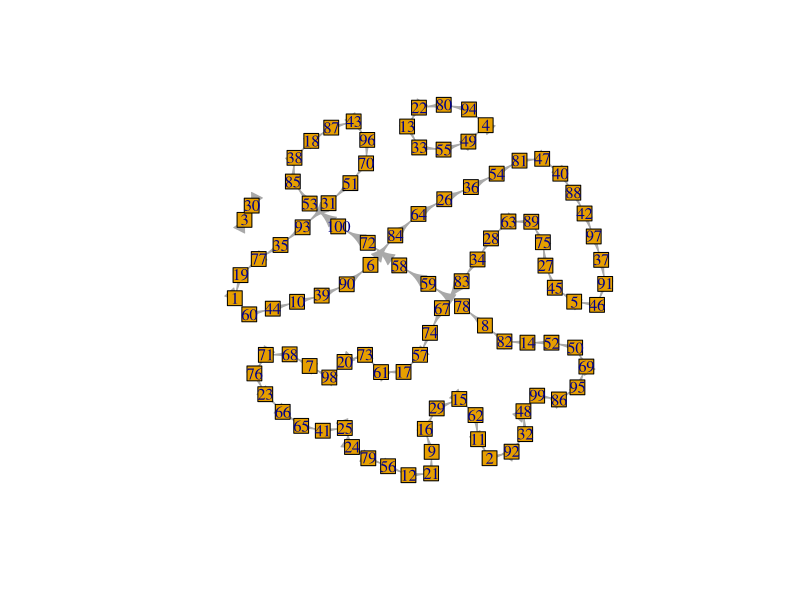
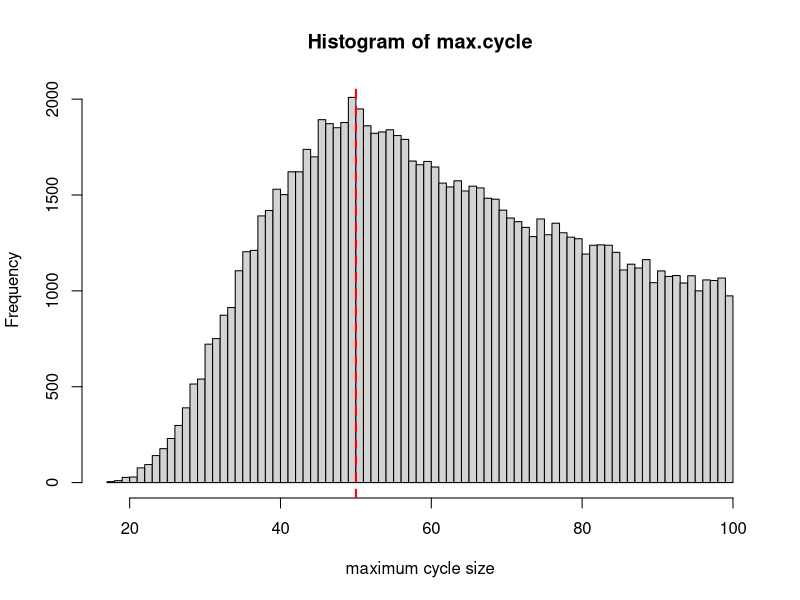

Recreate these plots in R, in order. (Note: a time limit stopped this script after it produced the figures.)
## The 100 prisoners problem is a mathematical problem in probability
## theory and combinatorics. In this problem, 100 numbered prisoners
## must find their own numbers in one of 100 drawers in order to
## survive. The rules state that each prisoner may open only 50
## drawers and cannot communicate with other prisoners. At first
## glance, the situation appears hopeless, but a clever strategy
## offers the prisoners a realistic chance of survival. Danish
## computer scientist Peter Bro Miltersen first proposed the problem
## in 2003.
##
## See more details: https://en.wikipedia.org/wiki/100_prisoners_problem


##------------------------------------------------------------------------
## Define optimal "follow-the-box" strategy: choose box with own
## number, check and then go to next box according to number in the
## last box. Repeat until your number is found or fail if 50 steps
## are exceeded.
## ------------------------------------------------------------------------

followBox <- function(boxes, i) {
    kmax <- length(boxes)/2
    for(k in 1:kmax) {
        if(k==1) {
            next.box <- i  ## start with box with own number
            ##next.box <- sample(100,1)            
        } else {
            next.box <- boxes[last.box]
        }
        if(boxes[next.box]==i) return(TRUE)
        last.box <- next.box
    }
    return(FALSE) ## failed
}

## random choice strategy... not good
randomBox <- function(boxes, i) {
    sel <- sample(100,50)
    opened <- boxes[sel]
    opened
    if(i %in% opened) return(TRUE)
    return(FALSE)
}


##------------------------------------------------------------------------
## Repeat 1000 times the game: each prisoner adheres to the strategy.
##------------------------------------------------------------------------

niter=1000
result <- rep(NA,niter)
for(i in 1:niter) {
    boxes <- sample(100)
    ##game  <- sapply(1:100, function(i) randomBox(boxes, i))
    game  <- sapply(1:100, function(i) followBox(boxes, i))    
    result[i] <- all(game==TRUE)*1
}
mean(result)

##------------------------------------------------------------------------
## What is the probability distribution of maximum ring size?
##------------------------------------------------------------------------
library(igraph)

max.cycle <- c()
for(i in 1:100000) {

    # sample new game with new boxes
    boxes <- sample(100)

    # define links/edges and make the graph
    edges <- mapply(c, 1:100, boxes[1:100])
    G <- igraph::make_graph(as.vector(edges))
    ##plot(G, vertex.size=0.4)    

    # get maximum cycle size
    csize <- max(igraph::components(G)$csize)
    csize    
    max.cycle <- c(max.cycle, csize)
}

## plot example graph
png("graph.png")
plot(G, vertex.shape="square", vertex.size=8, layout=layout_with_fr)
dev.off()

## histogram of max.cycle
png("histogram.png")
hist(max.cycle, breaks=100, xlab="maximum cycle size")
abline(v=50, lty=2, col="red", lwd=2)
dev.off()

##------------------------------------------------------------------------
## What is the probability that the max ring size is 50 or smaller?
##------------------------------------------------------------------------
mean(max.cycle <= 50)


##------------------------------------------------------------------------
## Does the probability of winning depend on the number of prisoners?
## We repeat the same but for different number of prison sizes (psize).
##------------------------------------------------------------------------
niter=10000  ## increase for more accuracy
psizes = c(10,20,50,100,250,500,1000)
all.results <- c()
for(psize in psizes) {
    result <- rep(NA,niter)
    for(i in 1:niter) {
        boxes <- sample(psize)
        ##game  <- sapply(1:100, function(i) randomBox(boxes, i))
        game  <- sapply(1:psize, function(i) followBox(boxes, i))    
        result[i] <- all(game==TRUE)*1
    }
    mean(result)
    all.results <- c(all.results, mean(result))
}
all.results

png("barplot.png")
barplot(all.results, names.arg=paste("P=",psizes),
    main="Winning probability vs prison size",
    ylab = "probability", xlab="prison size")
abline(h=0.30685, col="red", lty=2, lwd=2)  ## theoretical asymptotic best
dev.off()
